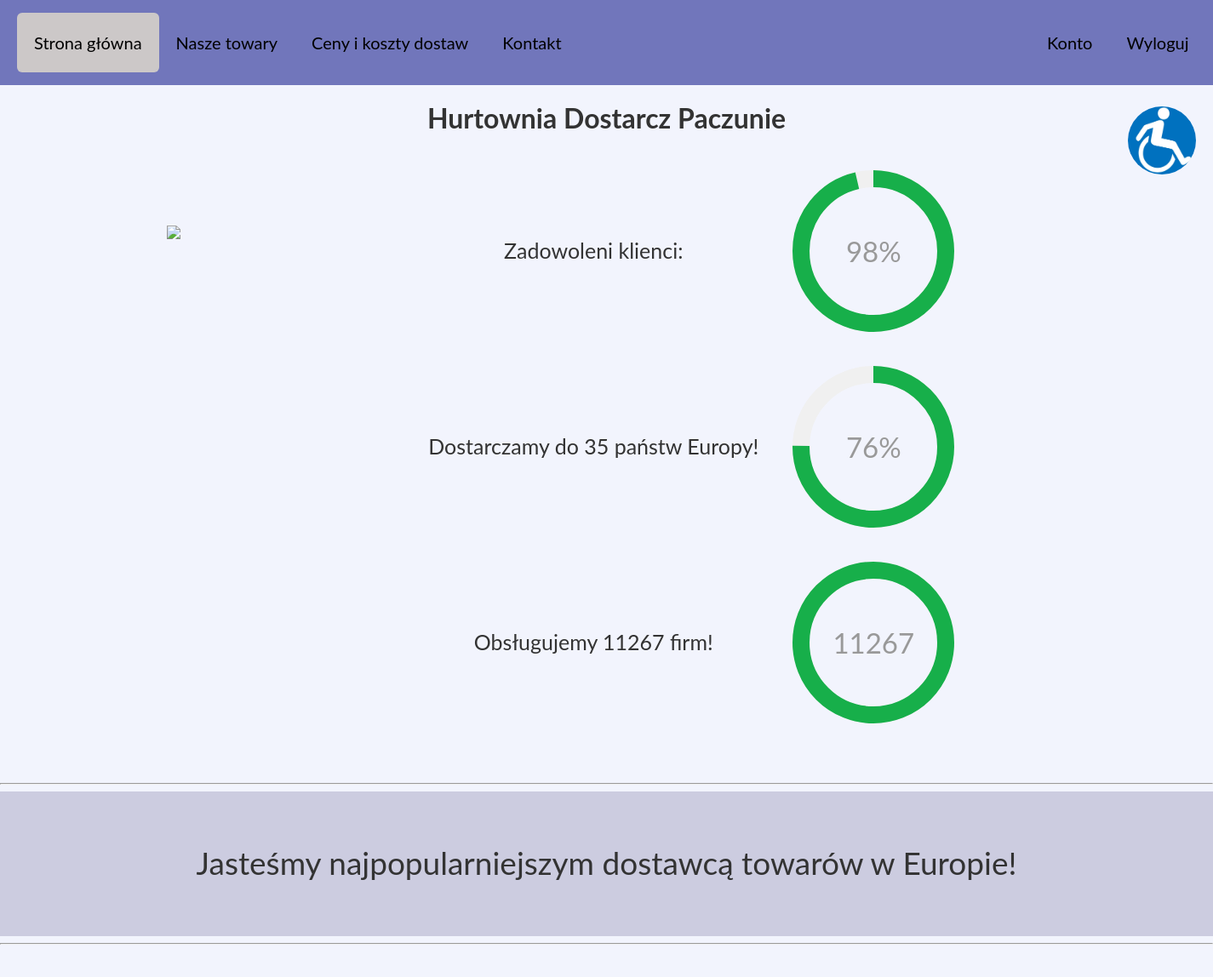
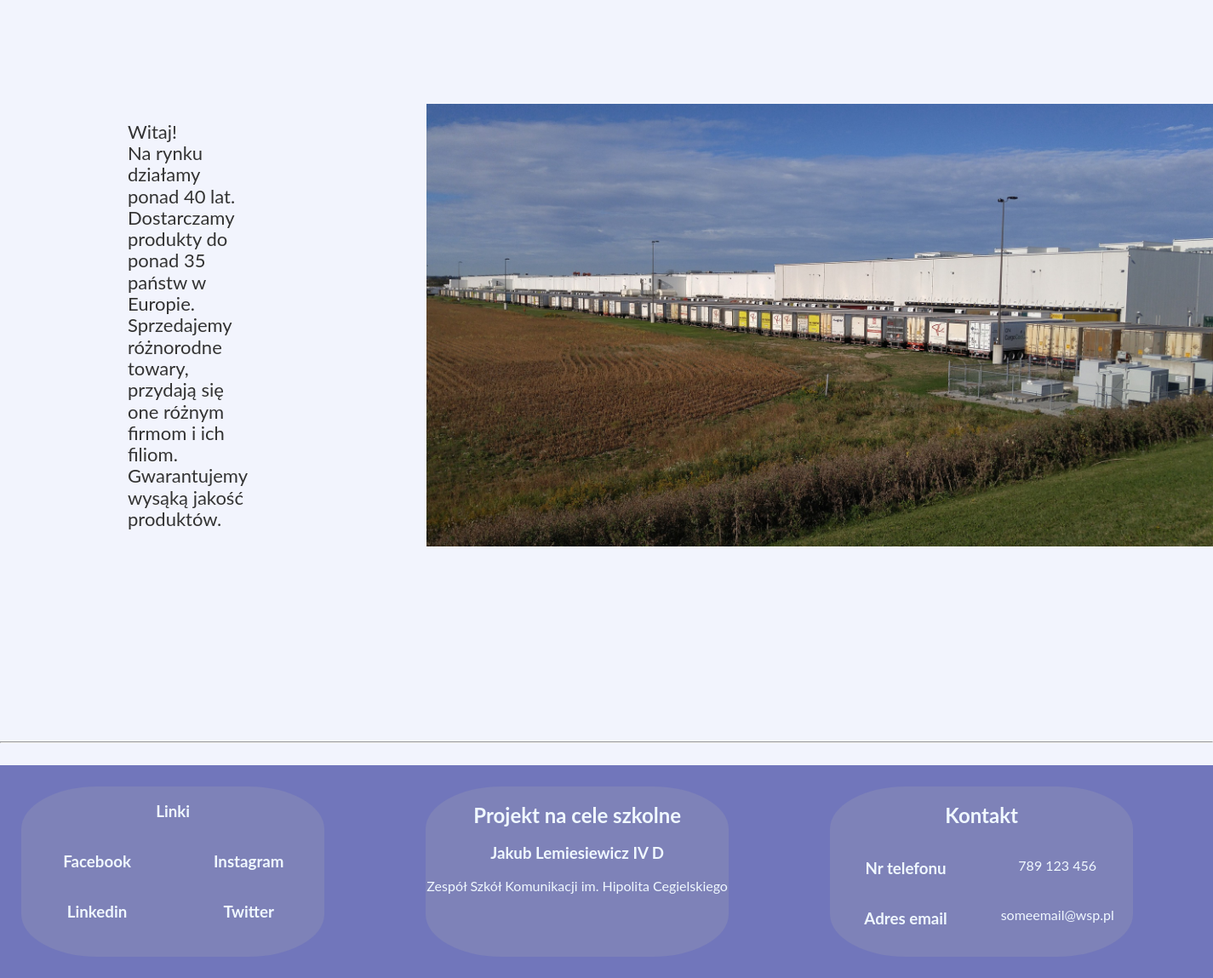
The page / (signed in) on the database its author committed (2 pictures, top to bottom).
### tables this page shows
CREATE TABLE `staticdata` (
  `static_data_id` int(11) NOT NULL,
  `static_data_key` varchar(50) NOT NULL,
  `static_data_value` varchar(150) NOT NULL
);

### index.php (called while the page is built)
<?php
    require_once(__DIR__ . '/core/main/main_page.php');
?>

### core/main/get_static_data.php (called while the page is built, shortened)
<?php
require_once('forms/session/start.php');
function get_value_by_key($key) {
    $sql_types = [
        'key' => $key
    ];
    $query = "SELECT * FROM staticdata WHERE static_data_key = :key";
    $db_result = $GLOBALS['database']->make_query($query, $sql_types);
    return $db_result[0]['static_data_value'];
}

### core/main/db_connector/myDatabase.php (called while the page is built, shortened)
<?php
class MyDatabase {
    public $conn;
    public $valid;
    private function check_connection() {
        if(mysqli_connect_errno()){
            $this->valid = FALSE;
        } else {
            $this->valid = TRUE;
        }
    }
    public function get_connection($data) {
        try {
            $host=$data['HOST'];
            $dbusername=$data['USERNAME'];
            $dbpassword=$data['PASSWORD'];
            $dbname=$data['DBNAME'];
            $this->conn = new PDO('mysql:dbname='.$dbname.';host='.$host.';charset=utf8',
                $dbusername,
                $dbpassword
            );
            $this->conn->setAttribute(PDO::ATTR_EMULATE_PREPARES, false);
            $this->conn->setAttribute(PDO::ATTR_ERRMODE, PDO::ERRMODE_EXCEPTION);
        } catch (Exception $e) {
            throw new Exception($e->getMessage());
        }
    }
    private function sql_request_validation($sql_request) {
        return TRUE;
    }
    public function make_query($sql_request, $types) {
        if($this->valid) {
            if($this->sql_request_validation($sql_request)) {
                $sql = $this->conn->prepare($sql_request);
                $sql->execute($types);
                $result = $sql->fetchAll(PDO::FETCH_ASSOC);
                return $result;
            } else {
                throw new Exception("Invalid query");
            }
        } else {
            throw new Exception("No connection to database");
        }
    }
}

### core/main/bottom.php (the view, shortened to what this page needs)
<?php
@require_once("get_static_data.php")
?>
<footer>
    <div class="footer-container">
        <div class="col-1">
            <h3>Linki</h3>
            <div class="footer-contact">
                <div class="contact-col-1">
                    <h3>Facebook</h3>
                </div>
                <div class="contact-col-1">
                <h3>Instagram</h3>
                </div>
            </div>
            <div class="footer-contact">
                <div class="contact-col-1">
                    <h3>Linkedin</h3>
                </div>
                <div class="contact-col-1">
                <h3>Twitter</h3>
                </div>
            </div>
        </div>
        <div class="col-2">
            <h2>Projekt na cele szkolne</h2>
            <h3>Jakub Lemiesiewicz IV D</h3>
            <p>Zespół Szkół Komunikacji im. Hipolita Cegielskiego</p>
        </div>
        <div class="col-3">
            <h2>Kontakt</h2>
            <div class="footer-contact">
                <div class="contact-col-1">
                    <h3>Nr telefonu</h3>
                </div>
                <div class="contact-col-2">
                    <p><?php echo get_value_by_key("phone_number"); ?></p>
                </div>
            </div>
            <div class="footer-contact">
                <div class="contact-col-1">
                    <h3>Adres email</h3>
                </div>
                <div class="contact-col-2">
                    <p><?php echo get_value_by_key("email"); ?></p>
                </div>
            </div>
        </div>
    </div>
</footer>
<div id="fixedContainer"><img width="80" height="80" src="/wholesaler-school-project/core/main/files/photos/disability.jpg" onclick="ability_switch()">

### core/main/styles/main.css (style rules this page uses)
html { line-height: 1.15; -webkit-text-size-adjust: 100%; }
body { background-color: rgb(242, 244, 253); margin: 0; overflow-x: hidden; }
img { border-style: none; }
footer { position: relative; top: 100%; width: 100%; height: 250px; background-color: #7176bb; text-align: center; }
.footer-container { display: grid; grid-template-columns: 1fr 1fr 1fr; grid-template-rows: 1fr; gap: 0px 0px; grid-template-areas: "col-1 col-2 col-3"; }
.col-1, .col-2, .col-3 { width: 75%; margin: 25px; height: 200px; border-radius: 25%; color: aliceblue; background-color: #7e82b8; }
.footer-contact { display: grid; grid-template-columns: 1fr 1fr; grid-template-rows: 1fr; gap: 0px 0px; grid-template-areas: "contact-col-1 contact-col-2"; }
#fixedContainer { position: fixed; width: 80px; height: 80px; right: 20px; top: 125px; }
#fixedContainer > img { border-radius: 50%; }

### core/main/styles/mainpage.css (style rules this page uses)
body { color: #333; font-family: 'Lato'; }

### rows shown on the page
staticdata: static_data_value "789 123 456"
staticdata: static_data_value "someemail@wsp.pl"

### other values the page prints
$html_header[0] "Strona główna"
$html_header[1] "Nasze towary"
$html_header[2] "Ceny i koszty dostaw"
$html_header[3] "Kontakt"
$html_header[5] "Wyloguj"
$html_header[4] "Konto"
